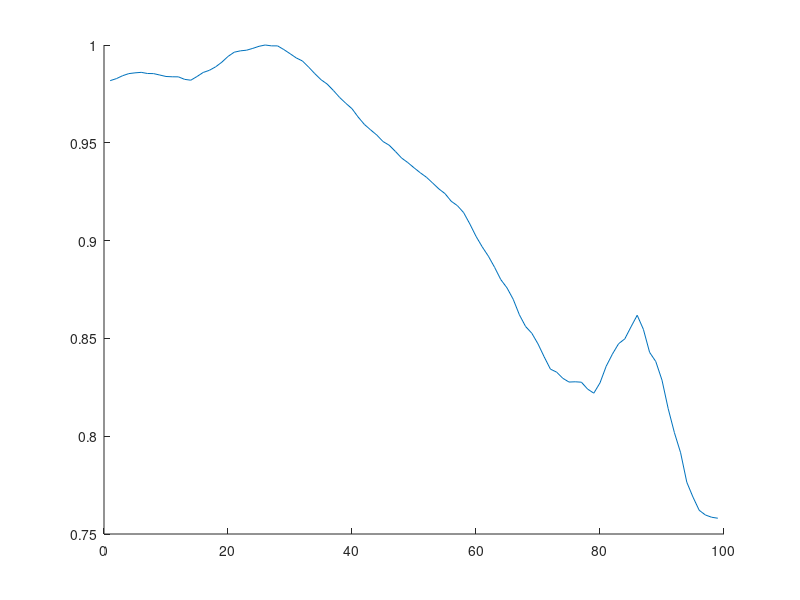

Write the MATLAB code that produced this figure.
data = csvread('autocorrelation_results.csv');
plot_data = data(4, 2:end)/ max(abs(data(4, 2:end)));
for i = 8:4:400
	plot_data = [plot_data; data(i, 2:end)];
	plot_data(end, :) = plot_data(end, :) / max(abs(plot_data(end, :)));
end
figure()
hold on
for i = 90
	plot(plot_data(i, :))
end